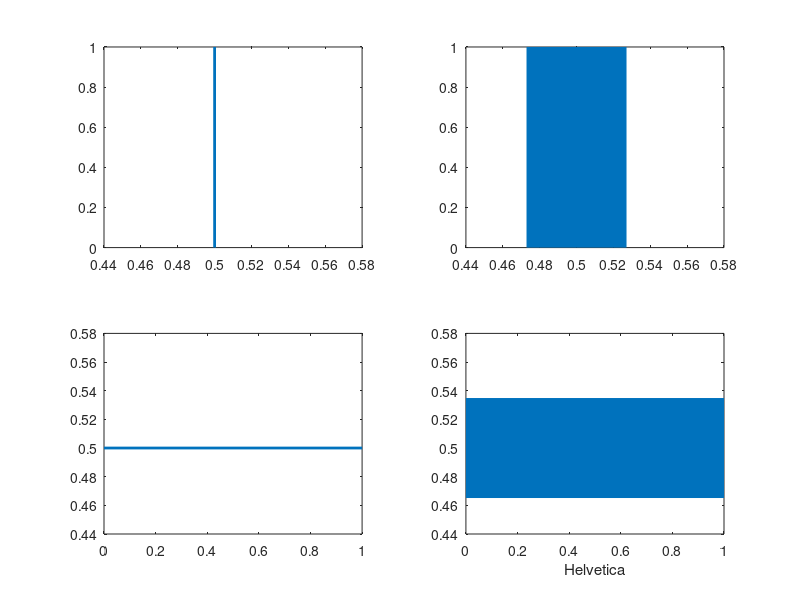

Here is the MATLAB script that generated this plot: (Note: this script raises an error after producing the figure.)
%%

%this is a figure size test
figure
subplot(2,2,1); plot([.5 .5],[0 1],'lineWidth',2)
subplot(2,2,2); plot([.5 .5],[0 1],'lineWidth',72)
subplot(2,2,3); plot([0 1],[.5 .5],'lineWidth',2)
subplot(2,2,4); plot([0 1],[.5 .5],'lineWidth',72)
text(.5,1,'Helvetica   s1')
xlabel('Helvetica')


set(gcf,'Position',[0 40 800 640])
settings.Units='inches';
settings.PaperPosition=[.5 .5 3.5 3.5];
settings.fontSize=12;
settings.textObjectFontSize=7;
settings.turnOffTics=true;
settings.MarkerSize=2;
settings.box='off';
settings.turnOffLines=1;
%settings.FontName='Helvetica';

cleanUpFigure(gcf,settings)
subplot(2,2,1); settings.alphaLabel='a'; cleanUpFigure(gca,settings)
subplot(2,2,2); settings.alphaLabel='b'; cleanUpFigure(gca,settings)
subplot(2,2,3); settings.alphaLabel='c'; cleanUpFigure(gca,settings)
subplot(2,2,4); settings.alphaLabel='d'; cleanUpFigure(gca,settings)
settings.alphaLabel=[];

savePath='C:\Documents and Settings\rlab\Desktop\tempIn';

% resolution=300;  % only applies to -dformat
% type= {'png','jpg','bmp','fig','-dpsc','-depsc2','-dtiffn'} % compare many
% renderer= {'-painters','-zbuffer','-opengl'}  % compare many
type={'-dtiffn','bmp'};  renderer= {'-opengl'}; resolution=1200; % paper print quality
%saveFigs(savePath,type,gcf,resolution,renderer)


